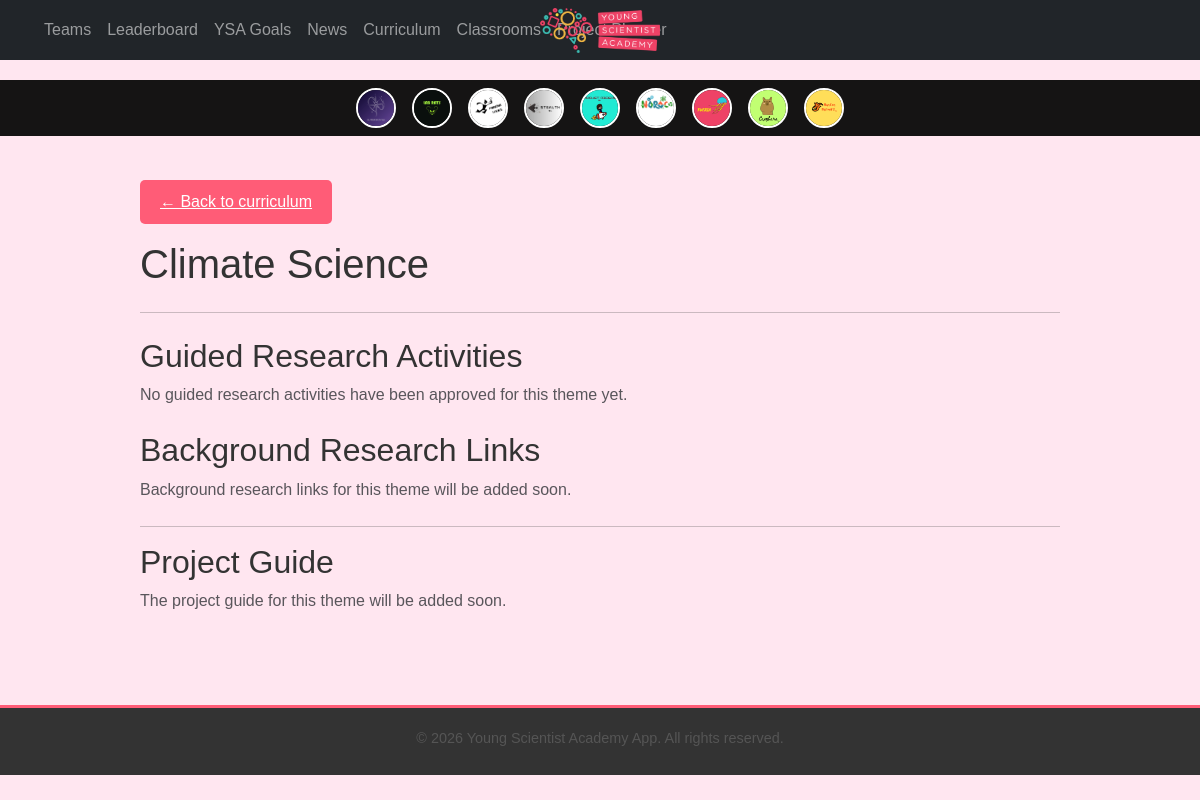
Page /curriculum/climate-science/ on the committed database.
### teams/models.py (models this page shows, shortened)
class Team(models.Model):
    name = models.CharField(max_length=100, unique=True)
    logo = models.ImageField(upload_to="team_logos/", blank=True, null=True)
    members = models.ManyToManyField(
        settings.AUTH_USER_MODEL, related_name='teams_members', blank=True
    )
    created_at = models.DateTimeField(auto_now_add=True)
    description = models.TextField(blank=True)
    max_members = models.IntegerField(default=15)
    class Meta:
        ordering = ["-created_at"]
        verbose_name = "Team"
        verbose_name_plural = "Teams"
    @property
    def total_points(self):
        return self.team_points_from_teams_app.aggregate(
            total_points=Sum("points_earned")
        )["total_points"] or 0
    def get_logo_url(self):
        if self.logo:
            return self.logo.url
        filename_png = f"{self.name.lower().replace(' ', '_')}.png"
        filename_jpg = f"{self.name.lower().replace(' ', '_')}.jpg"
        if os.path.exists(os.path.join(settings.MEDIA_ROOT, "team_logos", filename_png)):
            return settings.MEDIA_URL + "team_logos/" + filename_png
        if os.path.exists(os.path.join(settings.MEDIA_ROOT, "team_logos", filename_jpg)):
            return settings.MEDIA_URL + "team_logos/" + filename_jpg
        return settings.STATIC_URL + "default_team_logo.png"

### curriculum/models.py (models this page shows, shortened)
class Theme(models.Model):
    name = models.CharField(max_length=100, unique=True)
    slug = models.SlugField(max_length=120, unique=True)
    description = models.TextField(blank=True)
    sort_order = models.PositiveIntegerField(default=0)

### curriculum/views.py (the view)
# urls.py: path("<slug:slug>/", views.theme_detail, name="theme_detail"),
def theme_detail(request, slug):
    theme = get_object_or_404(Theme, slug=slug)
    guided_activities = theme.guided_activities.filter(is_approved=True)
    user = request.user
    is_teacher_user = (
        user.is_authenticated
        and (
            getattr(user, "role", None) in ["teacher", "admin"]
            or (hasattr(user, "is_teacher") and user.is_teacher())
        )
        and getattr(user, "is_approved", True)
    )
    context = {
        "theme": theme,
        "guided_activities": guided_activities,
        "is_teacher_user": is_teacher_user,
    }
    return render(request, "curriculum/theme_detail.html", context)

### teams/context_processors.py (called while the page is built)
def team_logos(request):
    teams = list(Team.objects.all())  # Convert QuerySet to list
    teams.sort(key=lambda team: team.total_points, reverse=True)  # Sort manually  # ✅ Order by team ranking
    return {'teams': teams}

### users/context_processors.py (called while the page is built, shortened)
def user_level_and_team(request):
    user = request.user
    if not user.is_authenticated:
        return {}

### curriculum/templates/curriculum/theme_detail.html (shortened to what this page needs)
{% extends "core/base.html" %}
{% block content %}
<div class="container mt-4">
  <a href="{% url 'curriculum:home' %}" class="btn btn-link">&larr; Back to curriculum</a>
  <h1 class="mt-3">{{ theme.name }}</h1>
  <hr class="my-4">
  <section class="mb-4">
  <h2>Guided Research Activities</h2>
  {% if guided_activities %}
    <ul class="list-unstyled">
      {% for activity in guided_activities %}
        <li class="mb-3">
          <h4>
            <a href="{{ activity.get_absolute_url }}">{{ activity.title }}</a>
          </h4>
          {% if activity.overview %}
            <p class="text-muted">{{ activity.overview|truncatewords:40 }}</p>
          {% endif %}
        </li>
      {% endfor %}
    </ul>
  {% else %}
    <p class="text-muted">No guided research activities have been approved for this theme yet.</p>
  {% endif %}
</section>
  <section class="mb-4">
    <h2>Background Research Links</h2>
    {% if background_links %}
      <ul>
        {% for link in background_links %}
          <li class="mb-2">
            <a href="{{ link.url }}" target="_blank" rel="noopener">
              {{ link.title }}
            </a>
            {% if link.description %}
              <br><small class="text-muted">{{ link.description }}</small>
            {% endif %}
          </li>
        {% endfor %}
      </ul>
    {% else %}
      <p class="text-muted">Background research links for this theme will be added soon.</p>
    {% endif %}
  </section>
  <hr>
  <section class="mb-4">
    <h2>Project Guide</h2>
    {% if project_guide %}
      <h4>{{ project_guide.title }}</h4>
      {% if project_guide.overview %}
        <p>{{ project_guide.overview }}</p>
      {% endif %}
      {% if project_guide.document_url %}
        <p>
          <a href="{{ project_guide.document_url }}" target="_blank" class="btn btn-primary">
            Open Project Guide
          </a>
        </p>
      {% endif %}
      {% if project_guide.notes %}
        <p class="text-muted">{{ project_guide.notes }}</p>
      {% endif %}
    {% else %}
      <p class="text-muted">The project guide for this theme will be added soon.</p>
    {% endif %}
  </section>
</div>
{% endblock %}

### core/templates/core/base.html (shortened to what this page needs)
{% load static %}
<!DOCTYPE html>
<html lang="en">
<head>
    <link href="https://cdn.jsdelivr.net/npm/bootstrap@5.3.0/dist/css/bootstrap.min.css" rel="stylesheet">
    <link rel="stylesheet" href="{% static 'css/styles.css' %}">
</head>
<body>
<nav class="navbar navbar-expand-lg navbar-dark bg-dark fixed-top">
    <div class="w-100 d-flex justify-content-between align-items-center px-3">
        <div class="d-flex align-items-center">
        <div class="collapse navbar-collapse" id="navbarNav">
            <ul class="navbar-nav">
            <li class="nav-item">
                <a class="nav-link {% if request.path == '/teams/' %}active{% endif %}" href="{% url 'teams:team_overview' %}">Teams</a>
            </li>
            <li class="nav-item">
                <a class="nav-link {% if request.path == '/leaderboard/' %}active{% endif %}" href="{% url 'leaderboard:student_leaderboard' %}">
                    Leaderboard
                </a>
            </li>
            <li class="nav-item">
                <a class="nav-link {% if request.path == '/programs/' %}active{% endif %}" href="{% url 'programs:goal_list' %}">YSA Goals</a>
            </li>
            <li class="nav-item">
                <a class="nav-link {% if request.path == '/news/' %}active{% endif %}" href="{% url 'news:news' %}">News</a>
            </li>
            <li class="nav-item">
                <a class="nav-link {% if request.path == '/curriculum/' %}active{% endif %}" href="{% url 'curriculum:home' %}">Curriculum</a>
            </li>
            <li class="nav-item">
                <a class="nav-link {% if request.path == '/classrooms/' %}active{% endif %}" href="{% url 'classrooms:dashboard' %}">Classrooms</a>
            </li>
            <li class="nav-item">
                <a class="nav-link {% if request.path == '/project_planner/' %}active{% endif %}" href="{% url 'project_planner:home' %}">Project Planner</a>
            </li>
            </ul>
        </div>
        </div>
    <a class="navbar-brand position-absolute start-50 translate-middle-x" href="{% url 'home' %}">
      <img src="{% static 'images/logo.png' %}" alt="logo" class="logo" style="max-height: 50px;">
    </a>
  </div>
</nav>
    {% if teams %}
    <div class="team-logos-nav">
        {% for team in teams %}
            <a href="{% url 'teams:team_detail' team.id %}" class="team-logo-link">
                <img src="{{ team.get_logo_url }}" alt="{{ team.name }}" class="team-logo-small">
            </a>
        {% endfor %}
    </div>
    {% endif %}
    <div class="content-container">
        {% block content %}{% endblock %}
    </div>
    <footer class="text-center mt-5">
        <p>&copy; {% now "Y" %} Young Scientist Academy App. All rights reserved.</p>
    </footer>
</body>
</html>
</body>
</html>

### core/static/css/styles.css (style rules this page uses)
body { background-color: #ffe6f0; font-family: 'Arial', sans-serif; color: #333; }
.team-logos-nav { display: flex; justify-content: center; align-items: center; background: #151414; padding: 8px; position: relative; z-index: 999; margin-top: 80px; }
.navbar { position: fixed; top: 0; left: 0; right: 0; width: 100%; z-index: 1050; background-color: #333333; padding: 10px 20px; display: flex; align-items: center; justify-content: space-between; }
.navbar-brand { font-weight: bold; color: #ffffff; font-size: 1.2rem; margin-right: auto; position: absolute; left: 50%; transform: translateX(-50%); z-index: 1; }
.navbar-collapse { background-color: transparent; padding: 0; box-shadow: none; border: none; }
.team-logo-link { margin: 0 8px; text-decoration: none; }
.team-logo-small { width: 40px; height: 40px; border-radius: 50%; border: 2px solid white; object-fit: cover; transition: transform 0.2s ease-in-out; }
.container { max-width: 960px; padding: 20px; }
footer { background-color: #333333; color: #ffffff; padding: 15px 0; font-size: 0.9rem; text-align: center; border-top: 3px solid #ff5c77; }
footer p { margin-bottom: 5px; }
.logo { max-width: 120px; height: auto; display: block; margin: 10px auto; }
button, .btn { background-color: #ff5c77; color: #ffffff; border: 2px solid #ff5c77; border-radius: 5px; padding: 10px 20px; font-size: 1rem; cursor: pointer; transition: background-color 0.3s ease, transform 0.2s ease; }
h1, h2, h3, h4, h5, h6 { color: #333; }
p, li { color: #555; }
.btn { padding: 10px 20px; font-size: 16px; border-radius: 5px; border: none; cursor: pointer; transition: all 0.3s ease-in-out; }
footer { padding: 20px 0; border-top: 3px solid #ff5c77; font-size: 0.9rem; text-align: center; color: #ffffff; background-color: #333333; }

### rows in the picture
Team: shows a picture
Team: shows a picture
Team: shows a picture
Team: shows a picture
Team: shows a picture
Team: shows a picture
Team: shows a picture
Team: shows a picture
Team: shows a picture
Theme: name "Climate Science"
